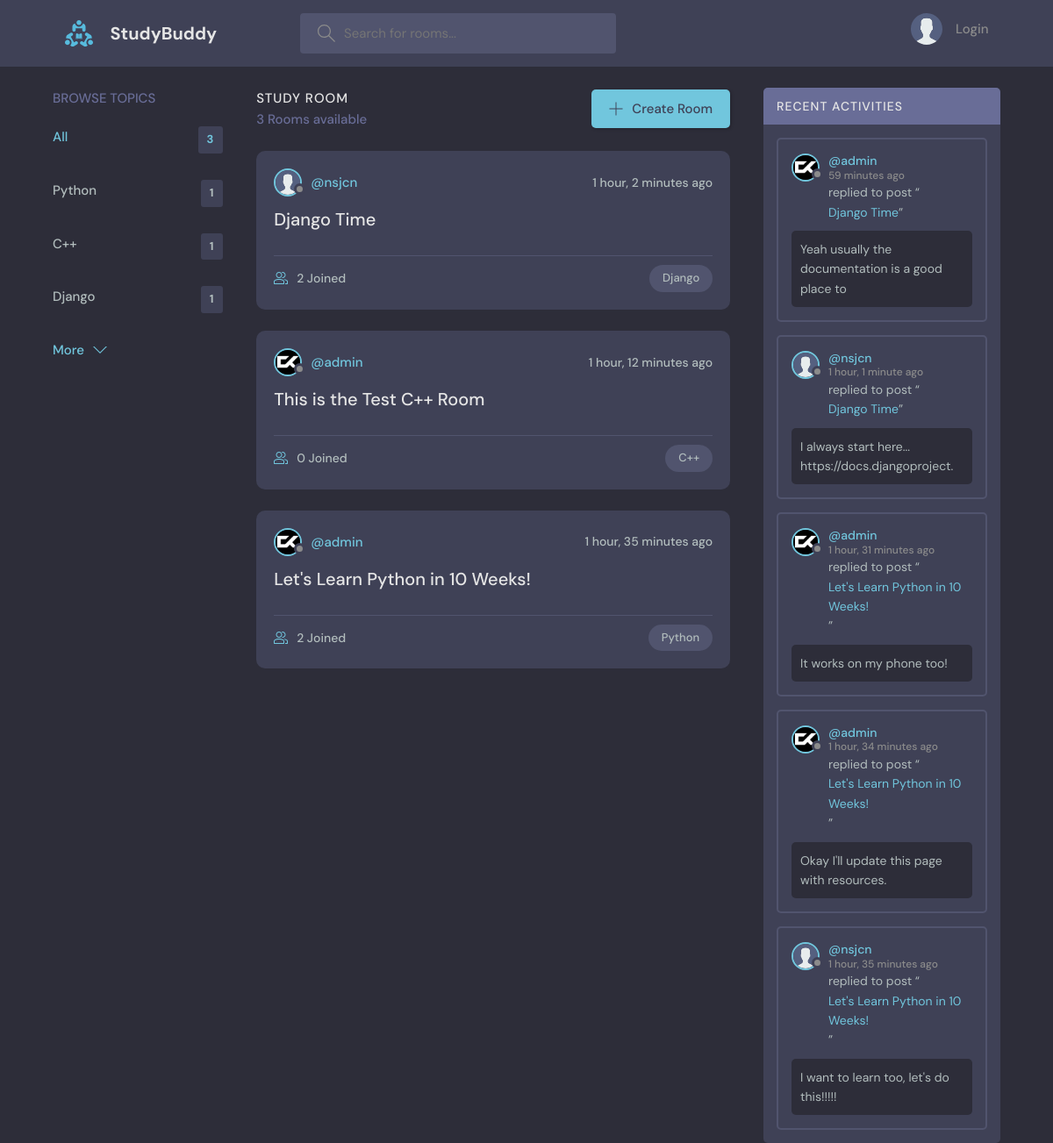
The page / on the database its author committed.
### base/models.py (models this page shows, shortened)
class Topic(models.Model):
    name = models.CharField(max_length=200)

class Room(models.Model):
    host = models.ForeignKey(User, on_delete=models.SET_NULL, null=True)
    topic = models.ForeignKey(Topic, on_delete=models.SET_NULL, null=True)
    name = models.CharField(max_length=200)
    description = models.TextField(null=True, blank=True)
    participants = models.ManyToManyField(User, related_name='participants', blank=True)
    updated = models.DateTimeField(auto_now=True)
    created = models.DateTimeField(auto_now_add=True)
    class Meta:
        ordering = ['-updated', '-created']
    def __str__(self):
        return self.name

class User(AbstractUser):
    pass
    name = models.CharField(max_length=200, null=True)
    email = models.EmailField(unique=True, null=True)
    bio = models.TextField(null=True, blank=True)
    avatar = models.ImageField(null=True, default="avatar.svg")
    USERNAME_FIELD = 'email'
    REQUIRED_FIELDS = []

class Message(models.Model):
    user = models.ForeignKey(User, on_delete=models.CASCADE)
    room = models.ForeignKey(Room, on_delete=models.CASCADE)
    body = models.TextField()
    updated = models.DateTimeField(auto_now=True)
    created = models.DateTimeField(auto_now_add=True)
    class Meta:
        ordering = ['-updated', '-created']
    def __str__(self):
        return self.body[0:50]

### base/views.py (the view)
# urls.py: path('', views.home, name="home"),
def home(request):
    q = request.GET.get('q') if request.GET.get('q') != None else ''
    rooms = Room.objects.filter(
        Q(topic__name__icontains=q) |
        Q(name__icontains=q) |
        Q(description__icontains=q)
        )
    topics = Topic.objects.all()[0:5]
    room_count = rooms.count()
    room_messages = Message.objects.filter(Q(room__topic__name__icontains=q))
    context = {'rooms': rooms,  'topics': topics, 'room_count': room_count, 'room_messages': room_messages}
    return render(request, 'base/home.html', context)

### base/templates/base/home.html (shortened to what this page needs)
    {% extends 'main.html' %}
      {% block content %}
    <main class="layout layout--3">
      <div class="container">
        {% include 'base/topics_component.html' %}
        <div class="roomList">
          <div class="roomList__header">
            <div>
              <h2>Study Room</h2>
              <p>{{ room_count }} Rooms available</p>
            </div>
            <a class="btn btn--main" href="{% url 'create-room' %}">
              <svg version="1.1" xmlns="http://www.w3.org/2000/svg" width="32" height="32" viewBox="0 0 32 32">
                <title>add</title>
                <path
                  d="M16.943 0.943h-1.885v14.115h-14.115v1.885h14.115v14.115h1.885v-14.115h14.115v-1.885h-14.115v-14.115z"
                ></path>
              </svg>
              Create Room
            </a>
          </div>
          {% include 'base/feed_component.html' %}
        </div>
          {% include 'base/activity_component.html' %}
      </div>
    </main>
    {% endblock content %}

### base/templates/base/topics_component.html
<div class="topics">
    <div class="topics__header">
      <h2>Browse Topics</h2>
    </div>
    <ul class="topics__list">
      <li>
        <a href="{% url 'home' %}" class="active">All <span>{{ topics.count }}</span></a>
      </li>
      {% for topic in topics %}
      <li>
        <a href="{% url 'home' %}?q={{ topic.name }}">{{ topic.name }} <span>{{ topic.room_set.all.count }}</span></a>
      </li>
      {% endfor %}
    </ul>
    <a class="btn btn--link" href="{% url 'topics' %}">
      More
      <svg version="1.1" xmlns="http://www.w3.org/2000/svg" width="32" height="32" viewBox="0 0 32 32">
        <title>chevron-down</title>
        <path d="M16 21l-13-13h-3l16 16 16-16h-3l-13 13z"></path>
      </svg>
    </a>
  </div>

### base/templates/base/feed_component.html (shortened to what this page needs)
{% for room in rooms %}
<div class="roomListRoom">
    <div class="roomListRoom__header">
      <a href="{% url 'user-profile' room.host.id %}" class="roomListRoom__author">
        <div class="avatar avatar--small">
          <img src="{{ room.host.avatar.url }}" />
        </div>
        <span>@{{ room.host.username }}</span>
      </a>
      <div class="roomListRoom__actions">
        <span>{{ room.created|timesince }} ago</span>
      </div>
    </div>
    <div class="roomListRoom__content">
      <a href="{% url 'room' room.id %}">{{ room.name }}</a>
    </div>
    <div class="roomListRoom__meta">
      <a href="{% url 'room' room.id %}" class="roomListRoom__joined">
        {{ room.participants.all.count }} Joined
      </a>
      <p class="roomListRoom__topic">{{ room.topic.name }}</p>
    </div>
  </div>
  {% endfor %}

### base/templates/base/activity_component.html (shortened to what this page needs)
<div class="activities">
    <div class="activities__header">
      <h2>Recent Activities</h2>
    </div>
    {% for message in room_messages %}
    <div class="activities__box">
      <div class="activities__boxHeader roomListRoom__header">
        <a href="{% url 'user-profile' message.user.id %}" class="roomListRoom__author">
          <div class="avatar avatar--small">
            <img src="{{ message.user.avatar.url }}" />
          </div>
          <p>
            @{{ message.user.username }}
            <span>{{message.created|timesince}} ago</span>
          </p>
        </a>
      </div>
      <div class="activities__boxContent">
        <p>replied to post “<a href="{% url 'room' message.room.id %}">{{ message.room }}</a>”</p>
        <div class="activities__boxRoomContent">
            {{ message }}
        </div>
      </div>
    </div>
    {% endfor %}
  </div>

### rows shown on the page
Topic: name "Python", room_set.all.count "1"
Topic: name "C++", room_set.all.count "1"
Topic: name "Django", room_set.all.count "1"
Room: host.avatar (placeholder picture), host.username "nsjcn", created "1 hour, 2 minutes", name "Django Time", participants.all.count "2", topic.name "Django"
Room: host.avatar (picture), host.username "admin", created "1 hour, 12 minutes", name "This is the Test C++ Room", participants.all.count "0", topic.name "C++"
Room: host.avatar (picture), host.username "admin", created "1 hour, 35 minutes", name "Let's Learn Python in 10 Weeks!", participants.all.count "2", topic.name "Python"
Message: user.avatar (picture), user.username "admin", created "59 minutes", room "Django Time", body "Yeah usually the documentation is a good place to"
Message: user.avatar (placeholder picture), user.username "nsjcn", created "1 hour, 1 minute", room "Django Time", body "I always start here... https://docs.djangoproject."
Message: user.avatar (picture), user.username "admin", created "1 hour, 31 minutes", room "Let's Learn Python in 10 Weeks!", body "It works on my phone too!"
Message: user.avatar (picture), user.username "admin", created "1 hour, 34 minutes", room "Let's Learn Python in 10 Weeks!", body "Okay I'll update this page with resources."
Message: user.avatar (placeholder picture), user.username "nsjcn", created "1 hour, 35 minutes", room "Let's Learn Python in 10 Weeks!", body "I want to learn too, let's do this!!!!!"

### other values the page prints
{{ topics.count }} "3"
{{ room_count }} "3"
